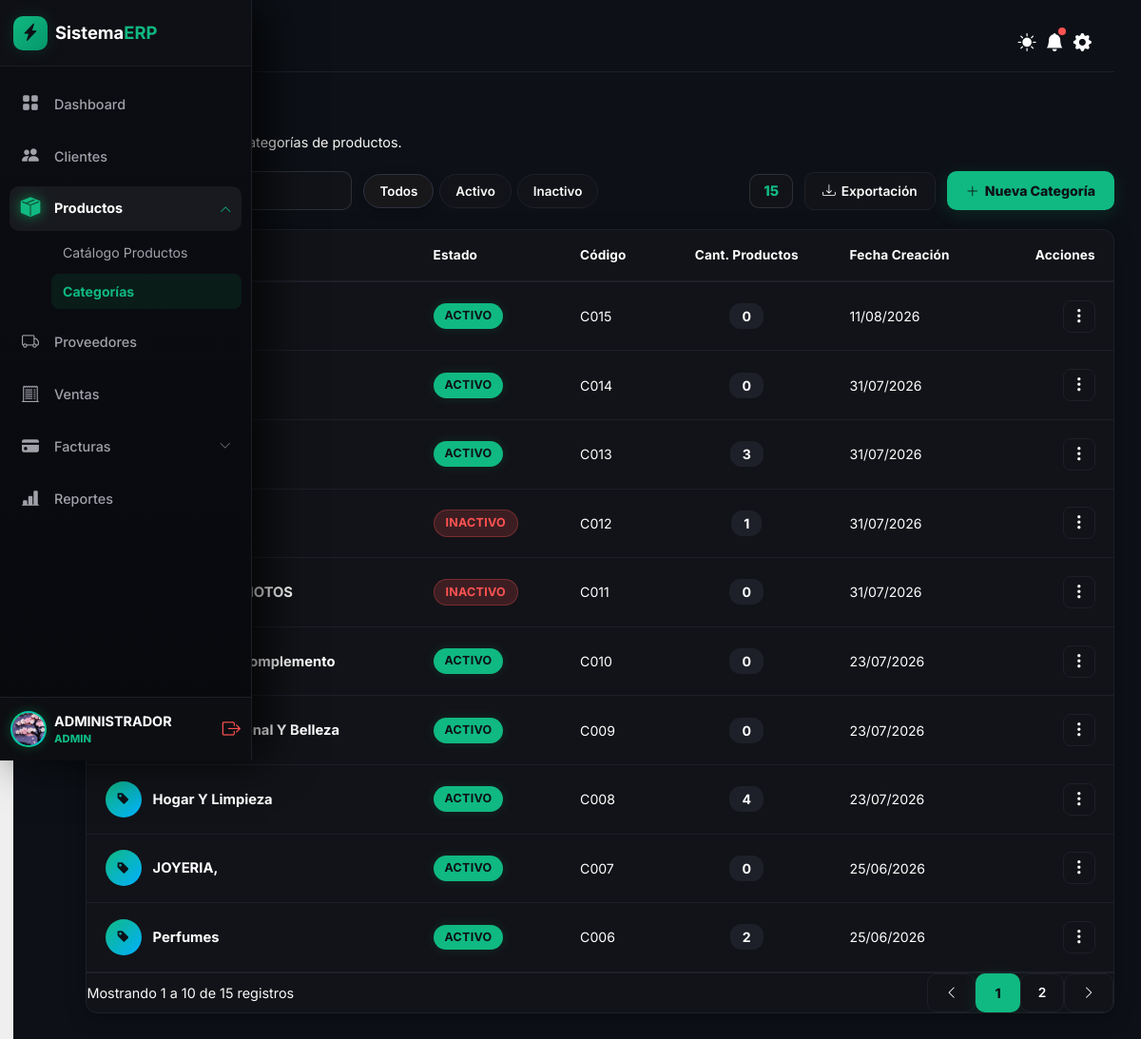
Screenshot of /categorias (signed in) with the database file from the repository.
### models/usuario.py (models this page shows, shortened)
class Usuario(UserMixin, db.Model):
    __tablename__ = "usuarios"
    id = db.Column(
        db.Integer,
        primary_key=True
    )
    username = db.Column(
        db.String(50),
        unique=True,
        nullable=False
    )
    password_hash = db.Column(
        db.String(255),
        nullable=False
    )
    nombre_completo = db.Column(
        db.String(150),
        nullable=True
    )
    direccion = db.Column(
        db.String(255),
        nullable=True
    )
    genero = db.Column(
        db.String(20),
        nullable=True
    )
    telefono = db.Column(
        db.String(20),
        nullable=True
    )
    email = db.Column(
        db.String(120),
        unique=True,
        nullable=True
    )
    foto_perfil = db.Column(
        db.String(255),
        nullable=True
    )
    rol_id = db.Column(
        db.Integer,
        db.ForeignKey("roles.id"),
        nullable=False
    )
    cliente_id = db.Column(
        db.Integer,
        db.ForeignKey("clientes.id"),
        nullable=True
    )
    estado = db.Column(
        db.Boolean,
        default=True
    )
    debe_cambiar_password = db.Column(
        db.Boolean,
        nullable=False,
        default=False
    )
    password_temporal_plana = db.Column(
        db.String(100),
        nullable=True
    )
    created_at = db.Column(
        db.DateTime,
        default=lambda: datetime.now(UTC)
    )
    updated_at = db.Column(
        db.DateTime,
        default=lambda: datetime.now(UTC),
        onupdate=lambda: datetime.now(UTC)
    )
    rol = db.relationship(
        "Rol",
        back_populates="usuarios"
    )
    cliente = db.relationship(
        "Cliente",
        back_populates="usuario"
    )
    ventas = db.relationship(
        "Venta",
        back_populates="usuario",
        lazy=True
    )
    pagos = db.relationship(
        "Pago",
        back_populates="usuario",
        lazy=True
    )

### models/categoria.py (models this page shows, shortened)
class Categoria(db.Model):
    __tablename__ = "categorias"
    id = db.Column(db.Integer,primary_key=True)
    codigo = db.Column(db.String(20),unique=True,nullable=True)
    nombre = db.Column(db.String(100),nullable=False,unique=True)
    descripcion = db.Column(db.Text,nullable=True)
    estado = db.Column(db.Enum(EstadoCategoria), default=EstadoCategoria.ACTIVO)
    created_at = db.Column(db.DateTime,default=lambda: datetime.now(UTC))
    updated_at = db.Column(db.DateTime,default=lambda: datetime.now(UTC),onupdate=lambda: datetime.now(UTC))
    productos = db.relationship("Producto",back_populates="categoria",lazy=True)

### routes/categorias.py (the view, shortened to what this page needs)
@categorias_bp.route("/categorias", methods=["GET", "POST"])
@login_required
@roles_required("ADMIN")
def categorias():
    lista_categorias = Categoria.query.order_by(Categoria.id.desc()).all()
    siguiente_codigo = generar_siguiente_codigo_categoria()
    return render_template(
        "categorias/categorias.html",
        categorias=lista_categorias,
        siguiente_codigo=siguiente_codigo
    )

### templates/categorias/categorias.html (shortened to what this page needs)
{% extends "base.html" %}
{% block content %}
    <div class="page-header-apex">
        <div class="breadcrumbs-apex">
            Salpicadero &gt; <span>Categorías</span>
        </div>
        <h1 class="page-title-apex">Categorías</h1>
        <p class="page-subtitle-apex">Visualiza y gestiona las categorías de productos.</p>
    </div>
    <div class="toolbar-apex">
        <div class="toolbar-left-group">
            <div class="toolbar-search-box">
                <i class="bi bi-search"></i>
                <input type="text" class="toolbar-input" id="buscarCategoria" placeholder="Buscar categoría...">
            </div>
            <div class="state-pills-bar">
                <button type="button" class="state-pill state-pill--active" id="btnPillTodos" data-estado="TODOS">Todos</button>
                <button type="button" class="state-pill" id="btnPillActivo" data-estado="ACTIVO">Activo</button>
                <button type="button" class="state-pill" id="btnPillInactivo" data-estado="INACTIVO">Inactivo</button>
            </div>
        </div>
        <div class="toolbar-actions-right">
            <span id="badgeTotalItems" class="count-badge-apex" title="Total de registros">0</span>
            <a href="#" class="btn-apex-outline">
                <i class="bi bi-download"></i> Exportación
            </a>
            <button type="button" class="btn-neon-primary" id="btnIrForm">
                <i class="bi bi-plus-lg"></i> Nueva Categoría
            </button>
        </div>
    </div>
    <div class="panel" style="padding: 0; overflow: hidden;">
        <div class="table-responsive">
            <table class="data-table">
                <thead class="data-table__head">
                    <tr>
                        <th>Categoría</th>
                        <th>Estado</th>
                        <th>Código</th>
                        <th style="text-align: center;">Cant. Productos</th>
                        <th>Fecha Creación</th>
                        <th style="text-align: right;">Acciones</th>
                    </tr>
                </thead>
                <tbody id="tablaCategorias">
                    {% for categoria in categorias %}
                    <tr class="data-table__row"
                        data-id="{{ categoria.id }}"
                        data-codigo="{{ categoria.codigo or '' }}"
                        data-nombre="{{ categoria.nombre }}"
                        data-descripcion="{{ categoria.descripcion or '' }}"
                        data-estado="{{ categoria.estado.value }}">
                        <td class="data-table__cell">
                            <div class="customer-cell-wrapper">
                                <div class="avatar-circle-apex" style="background: linear-gradient(135deg, var(--color-primary) 0%, var(--color-secondary) 100%); color: var(--color-bg-app);">
                                    <i class="bi bi-tag-fill"></i>
                                </div>
                                <div>
                                    <span class="customer-title-text">{{ categoria.nombre }}</span>
                                </div>
                            </div>
                        </td>
                        <td class="data-table__cell">
                            <span class="badge-pill-apex {% if categoria.estado.value == 'ACTIVO' %}badge-pill-apex--active{% else %}badge-pill-apex--inactive{% endif %}">
                                {{ categoria.estado.value }}
                            </span>
                        </td>
                        <td class="data-table__cell" >
                            {{ categoria.codigo or '-' }}
                        </td>
                        <td class="data-table__cell text-center" style="font-weight: 700;">
                            <span style="background-color: var(--color-border); padding: 4px 12px; border-radius: 12px; border: 1px solid var(--color-border); color: var(--color-text-main);">
                                {{ categoria.productos|length }}
                            </span>
                        </td>
                        <td class="data-table__cell " >
                            {{ categoria.created_at.strftime('%d/%m/%Y') if categoria.created_at else '-' }}
                        </td>
                        <td class="data-table__cell text-end">
                            <div class="dropdown d-inline-block">
                                <button class="btn-three-dots" type="button" data-bs-toggle="dropdown" aria-expanded="false" title="Opciones">
                                    <i class="bi bi-three-dots-vertical"></i>
                                </button>
                            </div>
                        </td>
                    </tr>
                    {% endfor %}
                </tbody>
            </table>
        </div>
        <div style="display: flex; justify-content: space-between; align-items: center; padding: var(--spacing-md) var(--spacing-lg); border-top: 1px solid var(--color-border); background-color: var(--color-bg-stripe); position: sticky; bottom: 0; z-index: 10;">
            <div id="paginationSummary" style="font-size: var(--font-size-sm); color: var(--color-text-muted);">
            </div>
            <div id="paginationControls" style="display: flex; gap: var(--spacing-xs);">
            </div>
        </div>
    </div>
{% endblock %}

### templates/base.html (shortened to what this page needs)
<!DOCTYPE html>
<html lang="es">
<head>
    <link href="https://cdn.jsdelivr.net/npm/bootstrap@5.3.3/dist/css/bootstrap.min.css" rel="stylesheet">
    <link rel="stylesheet" href="https://cdn.jsdelivr.net/npm/bootstrap-icons@1.11.3/font/bootstrap-icons.min.css">
    <link rel="stylesheet" href="{{ url_for('static', filename='css/main.css') }}">
    <link href="https://cdn.jsdelivr.net/npm/select2@4.1.0-rc.0/dist/css/select2.min.css" rel="stylesheet" />
</head>
<body>
    {% set rol_actual = current_user.rol.nombre.upper() if current_user.is_authenticated and current_user.rol else '' %}
    <div id="app-container" class="app-container">
        <button id="btnHamburgerTrigger" class="hamburger-trigger-btn" title="Abrir Menú">
            <i class="bi bi-list"></i>
        </button>
        <aside id="sidebar" class="sidebar">
            <div class="sidebar__header">
                <a class="d-flex align-items-center gap-2 text-decoration-none" href="{{ url_for('dashboard') }}" style="color: white; font-weight: 700; font-size: 1.15rem;">
                    <div class="sidebar__logo-badge">
                        <i class="bi bi-lightning-charge-fill"></i>
                    </div>
                </a>
            </div>
            <nav class="sidebar__nav">
                <ul class="sidebar__menu">
                    {% if rol_actual == 'ADMIN' %}
                    <li>
                        <a class="sidebar__link {% if request.endpoint == 'dashboard' %}sidebar__link--active{% endif %}" href="{{ url_for('dashboard') }}">
                            <i class="bi bi-grid-fill sidebar__icon"></i>
                        </a>
                    </li>
                    {% endif %}
                    {% if rol_actual in ['ADMIN', 'VENDEDOR'] %}
                    <li>
                        <a class="sidebar__link {% if request.endpoint and 'clientes' in request.endpoint %}sidebar__link--active{% endif %}" href="{{ url_for('clientes.clientes') }}">
                            <i class="bi bi-people-fill sidebar__icon"></i>
                        </a>
                    </li>
                    <li class="sidebar__dropdown {% if request.endpoint and ('productos' in request.endpoint or 'categorias' in request.endpoint) %}is-expanded{% endif %}">
                        <div class="sidebar__link sidebar__dropdown-toggle {% if request.endpoint and ('productos' in request.endpoint or 'categorias' in request.endpoint) %}sidebar__link--active{% endif %}" onclick="toggleSidebarDropdown(this)">
                            <i class="bi bi-box-seam-fill sidebar__icon"></i>
                            <i class="bi bi-chevron-down sidebar__chevron"></i>
                        </div>
                        <ul class="sidebar__submenu">
                            <li>
                                <a class="sidebar__sublink {% if request.endpoint and 'productos' in request.endpoint %}sidebar__sublink--active{% endif %}" href="{{ url_for('productos.productos') }}">
                                </a>
                            </li>
                            <li>
                                <a class="sidebar__sublink {% if request.endpoint and 'categorias' in request.endpoint %}sidebar__sublink--active{% endif %}" href="{{ url_for('categorias.categorias') }}">
                                </a>
                            </li>
                        </ul>
                    </li>
                    {% endif %}
                    {% if rol_actual == 'ADMIN' %}
                    <li>
                        <a class="sidebar__link {% if request.endpoint and 'proveedores' in request.endpoint %}sidebar__link--active{% endif %}" href="{{ url_for('proveedores.proveedores') }}">
                            <i class="bi bi-truck sidebar__icon"></i>
                        </a>
                    </li>
                    {% endif %}
                    {% if rol_actual in ['ADMIN', 'VENDEDOR'] %}
                    <li>
                        <a class="sidebar__link {% if request.endpoint and 'ventas' in request.endpoint %}sidebar__link--active{% endif %}" href="{{ url_for('ventas.ventas') }}">
                            <i class="bi bi-receipt-cutoff sidebar__icon"></i>
                        </a>
                    </li>
                    <li class="sidebar__dropdown {% if request.endpoint and 'pagos' in request.endpoint %}is-expanded{% endif %}">
                        <div class="sidebar__link sidebar__dropdown-toggle {% if request.endpoint and 'pagos' in request.endpoint %}sidebar__link--active{% endif %}" onclick="toggleSidebarDropdown(this)">
                            <i class="bi bi-credit-card-fill sidebar__icon"></i>
                            <i class="bi bi-chevron-down sidebar__chevron"></i>
                        </div>
                    </li>
                    {% endif %}
                    {% if rol_actual == 'ADMIN' %}
                    <li>
                        <a class="sidebar__link {% if request.endpoint == 'reportes.financiero' %}sidebar__link--active{% endif %}" href="{{ url_for('reportes.financiero') }}">
                            <i class="bi bi-bar-chart-line-fill sidebar__icon"></i>
                        </a>
                    </li>
                    {% endif %}
                </ul>
            </nav>
            <div class="sidebar__user-profile">
                <a href="{{ url_for('perfil.editar_perfil') }}" class="d-flex align-items-center gap-2 text-decoration-none" style="flex: 1; min-width: 0;" title="Ver Perfil de Admin">
                    <div class="sidebar__user-avatar" style="overflow: hidden;">
                        {% if current_user.is_authenticated and current_user.foto_perfil %}
                        <img src="{{ url_for('static', filename='uploads/perfiles/' + current_user.foto_perfil) }}" alt="Foto" style="width: 100%; height: 100%; object-fit: cover;">
                        {% else %}
                        {{ current_user.username[:2].upper() if current_user.is_authenticated else 'AD' }}
                        {% endif %}
                    </div>
                </a>
            </div>
        </aside>
        <main id="main-content" class="main-content">
            {% block topbar %}
            <header style="display: flex; justify-content: flex-end; padding: 15px 24px; background: transparent; border-bottom: 1px solid var(--color-border);">
                <div class="topbar__actions" style="display: flex; align-items: center; gap: 10px;">
                    <button type="button" class="topbar-icon-btn" onclick="toggleTheme()" title="Cambiar Tema" style="background: transparent; border: none; padding: 0;">
                        <i id="theme-icon" class="bi bi-sun-fill"></i>
                    </button>
                    <a href="javascript:void(0)" class="topbar-icon-btn" title="Alertas de Cobro">
                        <i class="bi bi-bell-fill"></i>
                        <span class="topbar-badge-dot"></span>
                    </a>
                    {% if rol_actual == 'ADMIN' %}
                    <a href="{{ url_for('empresa.informacion_empresa') }}" class="topbar-icon-btn" title="Información de la Empresa">
                        <i class="bi bi-gear-fill"></i>
                    </a>
                    {% endif %}
                </div>
            </header>
            {% endblock topbar %}
            <div class="content-wrapper">
        {% block content %}
        {% endblock %}
                </div>
        </main>
    </div>
</body>
</html>

### rows the page displays
Usuario: foto_perfil (picture)
Categoria: estado.value "ACTIVO", codigo "C015", productos|length "0", created_at "11/08/2026"
Categoria: estado.value "ACTIVO", codigo "C014", productos|length "0", created_at "31/07/2026"
Categoria: nombre "XPORTACION", estado.value "ACTIVO", codigo "C013", productos|length "3", created_at "31/07/2026"
Categoria: estado.value "INACTIVO", codigo "C012", productos|length "1", created_at "31/07/2026"
Categoria: nombre "VEHICULOS-MOTOS", estado.value "INACTIVO", codigo "C011", productos|length "0", created_at "31/07/2026"
Categoria: nombre "Accesorio Y Complemento", estado.value "ACTIVO", codigo "C010", productos|length "0", created_at "23/07/2026"
Categoria: nombre "Cuidado Personal Y Belleza", estado.value "ACTIVO", codigo "C009", productos|length "0", created_at "23/07/2026"
Categoria: nombre "Hogar Y Limpieza", estado.value "ACTIVO", codigo "C008", productos|length "4", created_at "23/07/2026"
Categoria: nombre "JOYERIA,", estado.value "ACTIVO", codigo "C007", productos|length "0", created_at "25/06/2026"
Categoria: nombre "Perfumes", estado.value "ACTIVO", codigo "C006", productos|length "2", created_at "25/06/2026"
